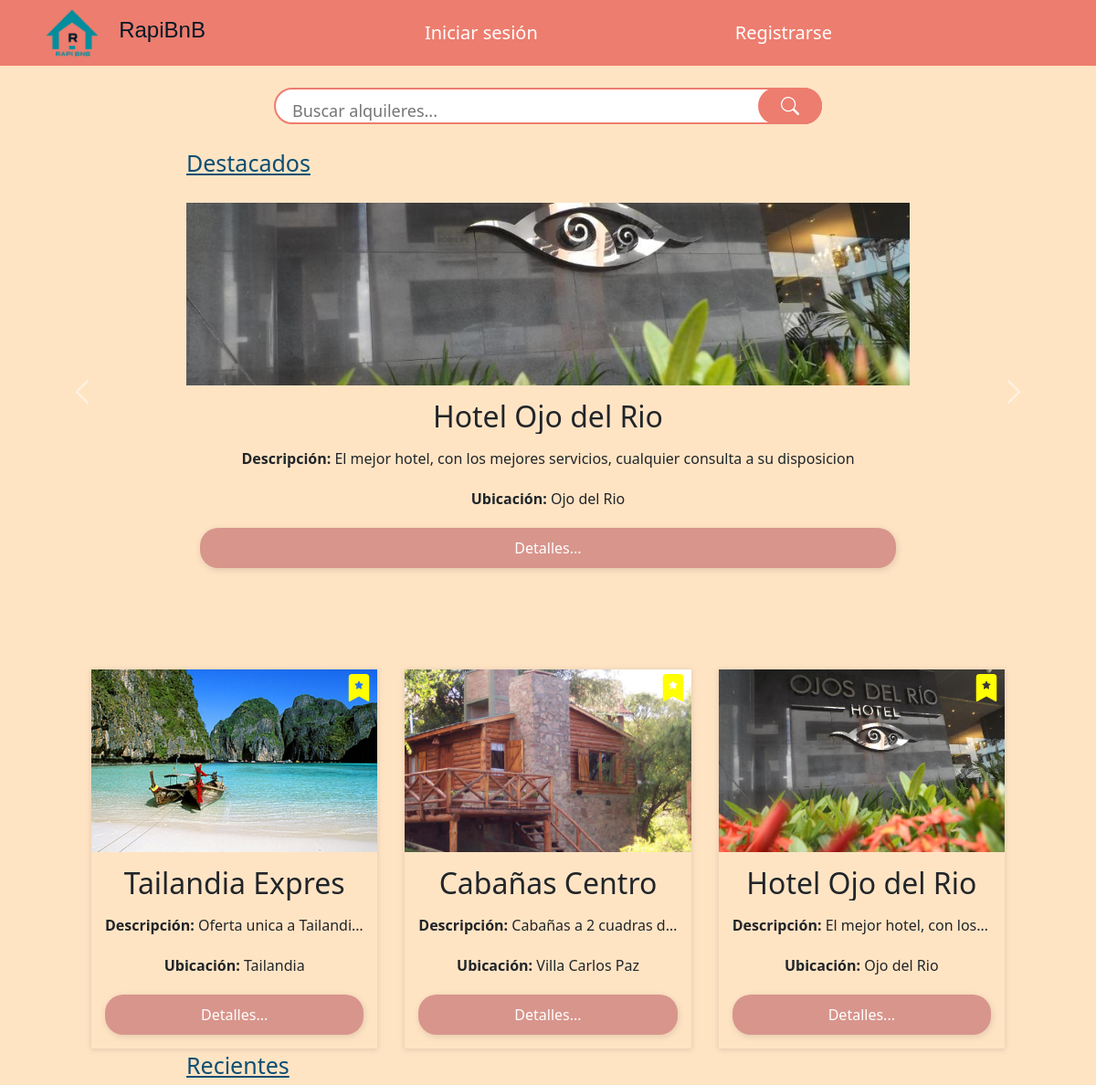
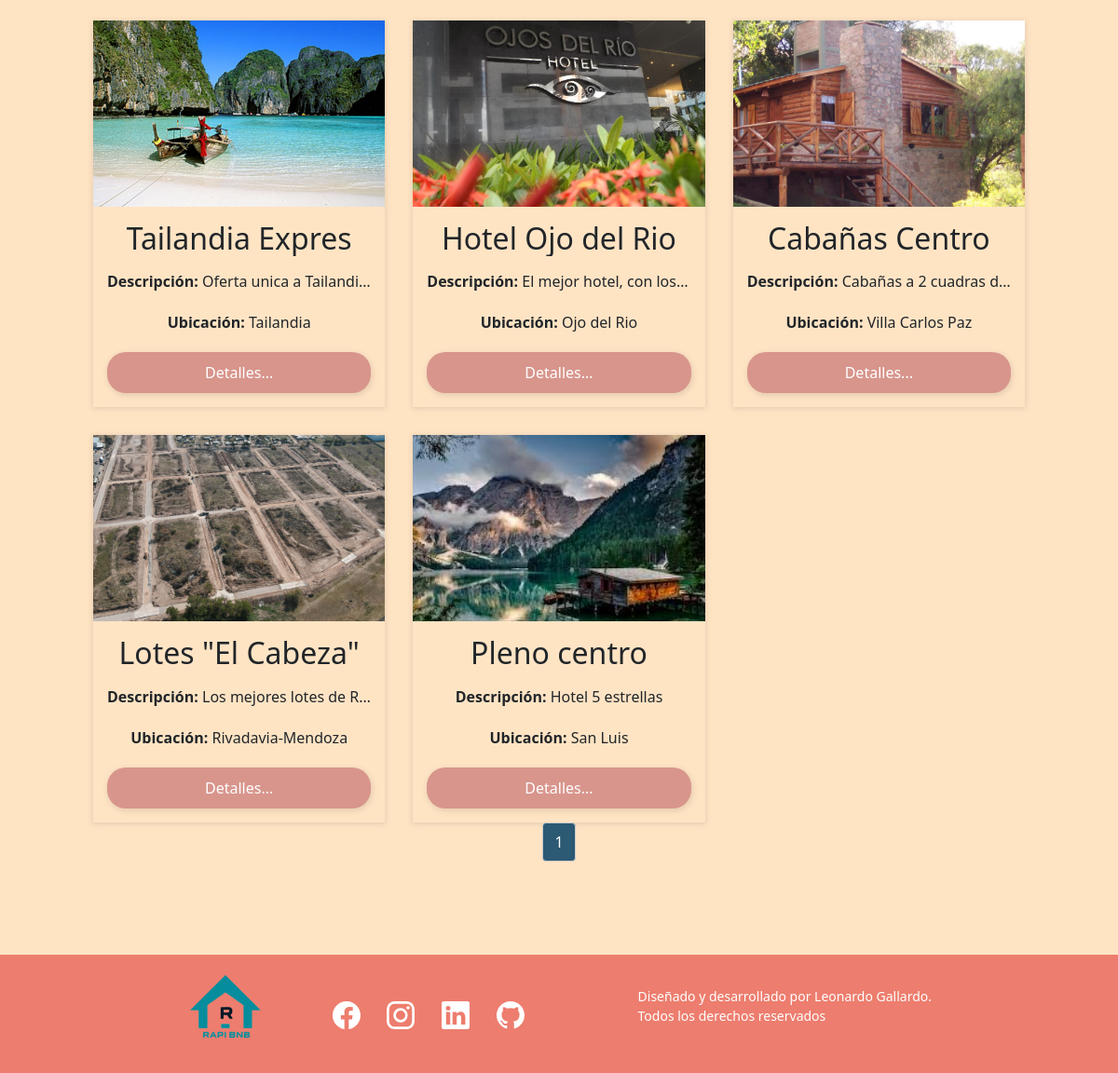
The page / on the database its author committed (2 pictures, top to bottom).
### tables this page shows
CREATE TABLE `alquileres` (
  `ID` int(11) NOT NULL,
  `Titulo` varchar(255) NOT NULL,
  `Descripcion` text DEFAULT NULL,
  `Ubicacion` text DEFAULT NULL,
  `Etiquetas` text DEFAULT NULL,
  `GaleriaFotos` text DEFAULT NULL,
  `ListadoServicios` text DEFAULT NULL,
  `CostoAlquilerPorDia` decimal(10,2) NOT NULL,
  `TiempoMinimoPermanencia` int(11) DEFAULT NULL,
  `TiempoMaximoPermanencia` int(11) DEFAULT NULL,
  `Cupo` int(11) DEFAULT NULL,
  `FechaInicio` date DEFAULT NULL,
  `FechaFin` date DEFAULT NULL,
  `UsuarioID` int(11) DEFAULT NULL,
  `FechaPublicacion` datetime DEFAULT NULL,
  `FechaVisible` datetime DEFAULT NULL,
  `FechaActualizacion` datetime DEFAULT NULL
);

### index.php (called while the page is built, shortened)
<?php
require_once 'header.php';
require_once 'buscador.php';
require_once 'body.php';
require_once 'footer.php';
?>

### body.php (the view, shortened to what this page needs)
<?php
require_once 'header.php';
require_once 'config.php';
?>
<!DOCTYPE html>
<html lang="en">
<head>
    <link rel="stylesheet" href="estilo/body.css">
    <link rel="stylesheet" href="https://maxcdn.bootstrapcdn.com/bootstrap/4.0.0/css/bootstrap.min.css">
</head>
<body>
    <br>
    <?php
    $currentDate = date("Y-m-d");
    $sqlVerificados = "SELECT alquileres.* FROM alquileres
                      JOIN usuarios ON alquileres.UsuarioID = usuarios.ID
                      WHERE usuarios.Verificado = 1
                      AND (alquileres.FechaInicio IS NULL OR alquileres.FechaInicio <= '$currentDate' OR FechaInicio = '0000-00-00')
                      AND (alquileres.FechaFin IS NULL OR alquileres.FechaFin >= '$currentDate' OR FechaFin = '0000-00-00')
                      ORDER BY alquileres.FechaPublicacion DESC";
    $resultVerificados = mysqli_query($conexion, $sqlVerificados);
    $count = 0;
    ?>
    <?php
    if (mysqli_num_rows($resultVerificados) > 0) {
        ?>
        <div class="destacados"><u>Destacados</u></div>
        <br>
        <div id="postCarousel" class="carousel slide" data-ride="carousel">
            <div class="carousel-inner">
                <?php
                while ($row = mysqli_fetch_assoc($resultVerificados)) {
                    $titulo = $row['Titulo'];
                    $descripcion = $row['Descripcion'];
                    $ubicacion = $row['Ubicacion'];
                    $fotos = explode(',', $row['GaleriaFotos']);
                    $primeraFoto = $fotos[0];
                    ?>
                    <div class="carousel-item <?php echo ($count == 0) ? 'active' : ''; ?>">
                        <div class="destacados-content">
                            <article class="post searchable destacado">
                                <div class="post-header">
                                    <div class="post-img-1" style="background-image: url('<?php echo $primeraFoto; ?>');"></div>
                                </div>
                                <div class="post-body">
                                    <h2 style="white-space: nowrap; overflow: hidden; text-overflow: ellipsis;"><?php echo $titulo; ?></h2>
                                    <p style="white-space: nowrap; overflow: hidden; text-overflow: ellipsis;"><b>Descripción:</b> <?php echo $descripcion; ?></p>
                                    <p style="white-space: nowrap; overflow: hidden; text-overflow: ellipsis;"><b>Ubicación:</b> <?php echo $ubicacion; ?></p>
                                    <a href="detalles.php?id=<?php echo $row['ID']; ?>" class="post-link">Detalles...</a>
                                </div>
                            </article>
                        </div>
                    </div>
                    <?php
                    $count++;
                }
                ?>
            </div>
            <a class="carousel-control-prev" href="#postCarousel" role="button" data-slide="prev">
                <span class="custom-prev-icon carousel-control-prev-icon" aria-hidden="true"></span>
            </a>
            <a class="carousel-control-next" href="#postCarousel" role="button" data-slide="next">
                <span class="custom-next-icon carousel-control-next-icon" aria-hidden="true"></span>
            </a>
        </div>
        <?php
    }
    if (mysqli_num_rows($resultVerificados) > 0) {
        echo "<br><br><br>";
    }
    $sqlTopRentals = "SELECT a.*, AVG(r.Puntaje) AS PromedioPuntaje
        FROM alquileres a
        LEFT JOIN reseñas r ON a.ID = r.AlquilerID
        GROUP BY a.ID
        ORDER BY PromedioPuntaje DESC
        LIMIT 3;";
    $resultTopRentals = mysqli_query($conexion, $sqlTopRentals);
    ?>
    <?php
    if (mysqli_num_rows($resultTopRentals) > 0) {
        ?>
        <section class="post-link">
    <br>
    <div class="content top-rentals-content">
        <?php
        while ($rowTop = mysqli_fetch_assoc($resultTopRentals)) {
            $tituloTop = $rowTop['Titulo'];
            $descripcionTop = $rowTop['Descripcion'];
            $ubicacionTop = $rowTop['Ubicacion'];
            $fotosTop = explode(',', $rowTop['GaleriaFotos']);
            $primeraFotoTop = $fotosTop[0];
            ?>
            <article class="post searchable top-rental">
                <div class="post-header" style="position: relative;">
                    <div class="post-img-1" style="background-image: url('<?php echo $primeraFotoTop; ?>');"></div>
                </div>
                <div class="post-body">
                    <h2 style="white-space: nowrap; overflow: hidden; text-overflow: ellipsis;"><?php echo $tituloTop; ?></h2>
                    <p style="white-space: nowrap; overflow: hidden; text-overflow: ellipsis;"><b>Descripción:</b> <?php echo $descripcionTop; ?></p>
                    <p style="white-space: nowrap; overflow: hidden; text-overflow: ellipsis;"><b>Ubicación:</b> <?php echo $ubicacionTop; ?></p>
                    <a href="detalles.php?id=<?php echo $rowTop['ID']; ?>" class="post-link">Detalles...</a>
                </div>
            </article>
            <?php
        }
        ?>
    </div>
</section>
    <?php
    }
    function isMobile() {
        return preg_match("/(android|avantgo|blackberry|bolt|boost|cricket|docomo|fone|hiptop|mini|mobi|palm|phone|pie|tablet|up\.browser|up\.link|webos|wos)/i", $_SERVER["HTTP_USER_AGENT"]);
    }
    $currentDate = date("Y-m-d");
    $resultadosPorPagina = isset($_GET['pagina']) && $_GET['pagina'] && is_numeric($_GET['pagina']) ? $_GET['pagina'] : 1;
if (isMobile()) {
    $resultadosPorPagina = 3;
} else {
    $resultadosPorPagina = 9;
}
    $paginaActual = isset($_GET['pagina']) ? $_GET['pagina'] : 1;
    $indiceInicio = ($paginaActual - 1) * $resultadosPorPagina;
    $sqlRecientes = "SELECT * FROM alquileres
        WHERE ((FechaInicio IS NULL OR FechaInicio <= '$currentDate' OR FechaInicio = '0000-00-00')
        AND (FechaFin IS NULL OR FechaFin >= '$currentDate' OR FechaFin = '0000-00-00'))
        ORDER BY FechaPublicacion DESC
        LIMIT $indiceInicio, $resultadosPorPagina;";
    $resultRecientes = mysqli_query($conexion, $sqlRecientes);
    $sqlTotalResultados = "SELECT COUNT(*) AS total FROM alquileres
        WHERE ((FechaInicio IS NULL OR FechaInicio <= '$currentDate' OR FechaInicio = '0000-00-00')
        AND (FechaFin IS NULL OR FechaFin >= '$currentDate' OR FechaFin = '0000-00-00'))";
    $resultTotalResultados = mysqli_query($conexion, $sqlTotalResultados);
    $rowTotalResultados = mysqli_fetch_assoc($resultTotalResultados);
    $totalResultados = $rowTotalResultados['total'];
    $totalPaginas = max(1, ceil($totalResultados / $resultadosPorPagina));
    if (mysqli_num_rows($resultRecientes) > 0) {
        ?>
        <section class="post-link">
    <div class="destacados"><u>Recientes</u></div>
    <br>
    <div class="content recientes-content">
        <?php
        while ($row = mysqli_fetch_assoc($resultRecientes)) {
            $fechaVisible = strtotime($row['FechaVisible']);
            $fechaActual = strtotime(date("Y-m-d"));
            if ($fechaVisible <= $fechaActual) {
                $titulo = $row['Titulo'];
                $descripcion = $row['Descripcion'];
                $ubicacion = $row['Ubicacion'];
                $fotos = explode(',', $row['GaleriaFotos']);
                $primeraFoto = $fotos[0];
                ?>
                <article class="post searchable reciente">
                    <div class="post-header">
                        <div class="post-img-1" style="background-image: url('<?php echo $primeraFoto; ?>');"></div>
                    </div>
                    <div class="post-body">
                        <h2 style="white-space: nowrap; overflow: hidden; text-overflow: ellipsis;"><?php echo $titulo; ?></h2>
                        <p style="white-space: nowrap; overflow: hidden; text-overflow: ellipsis;"><b>Descripción:</b> <?php echo $descripcion; ?></p>
                        <p style="white-space: nowrap; overflow: hidden; text-overflow: ellipsis;"><b>Ubicación:</b> <?php echo $ubicacion; ?></p>
                        <a href="detalles.php?id=<?php echo $row['ID']; ?>" class="post-link">Detalles...</a>
                    </div>
                </article>
                <?php
            }
        }
        ?>
    </div>
    <?php
    if ($totalResultados > 0) {
        echo '<div class="pagination">';
        for ($i = 1; $i <= $totalPaginas; $i++) {
            echo '<a href="?pagina=' . $i . '" class="' . (($i == $paginaActual) ? 'active' : '') . '">' . $i . '</a>';
        }
        echo '</div>';
    } else {
        echo '<div class="no-results" style="display: none;">
                <p class="result-negativo">No hay resultados de búsqueda</p>
              </div>';
    }
    ?>
</section>
<?php
} else {
    echo '<p class="negativo">No hay alquileres disponibles en este momento.</p>';
}
?>
</body>
</html>

### estilo/navbar.css (style rules this page uses)
body { background-color: bisque; }

### estilo/body.css (style rules this page uses)
* { margin:0; padding: 0; box-sizing: border-box; }
.pagination { display: flex; list-style: none; padding: 0; justify-content: center; }
.pagination a { margin: 0 5px; padding: 8px 12px; text-decoration: none; border: 1px solid #ccc; border-radius: 4px; color: #333; }
.pagination a.active { background-color: #2C5973; color: white; }
.destacados { padding-left: 17%; font-size: 25px; font-weight: 500; color:#0C4E73; }
body { font-family: sans-serif; }
#postCarousel { max-width: none; margin: 0; width: 100%; padding-left: 17%; padding-right: 17%; }
.content { display: grid; grid-template-columns: repeat(3,1fr); grid-gap: 30px; max-width: 1000px; margin: auto; }
.post-img-1 { width: 100%; height: 200px; background-size: cover; background-position: center; transition: .2s; }
.post { box-shadow: 0 1px 6px 1px rgba(0,0,0,.1); overflow: hidden; transition: .2s; }
.post-header { width: 100%; height: 200px; overflow: hidden; cursor: pointer; }
.post-img-1 { transform: scale(1.1); }
.post-body { padding: 15px; text-align: center; }
.post-body h2 { margin-bottom: 15px; }
.post-body p { line-height: 1.5; margin-bottom: 20px; }
.post-body .post-link { display: block; text-decoration: none; padding: 10px; background: #D8958C; color:#fff; width: 100%; margin: auto; border-radius: 20px; box-shadow: 1px 2px 6px 1px rgba(0,0,0,.1); transition: .2s; }

### rows shown on the page
alquileres: GaleriaFotos (picture), Titulo "Hotel Ojo del Rio", Descripcion "El mejor hotel, con los mejores servicios, cualquier consulta a su disposicion", Ubicacion "Ojo del Rio", Descripcion "El mejor hotel, con los…"
alquileres: GaleriaFotos (picture), Titulo "Tailandia Expres", Descripcion "Oferta unica a Tailandi…", Ubicacion "Tailandia"
alquileres: shows a picture, Titulo "Cabañas Centro", Descripcion "Cabañas a 2 cuadras…", Ubicacion "Villa Carlos Paz"
alquileres: GaleriaFotos (picture), Titulo "Lotes \"El Cabeza\"", Descripcion "Los mejores lotes de R…", Ubicacion "Rivadavia-Mendoza"
alquileres: GaleriaFotos (picture), Titulo "Pleno centro", Descripcion "Hotel 5 estrellas", Ubicacion "San Luis"
